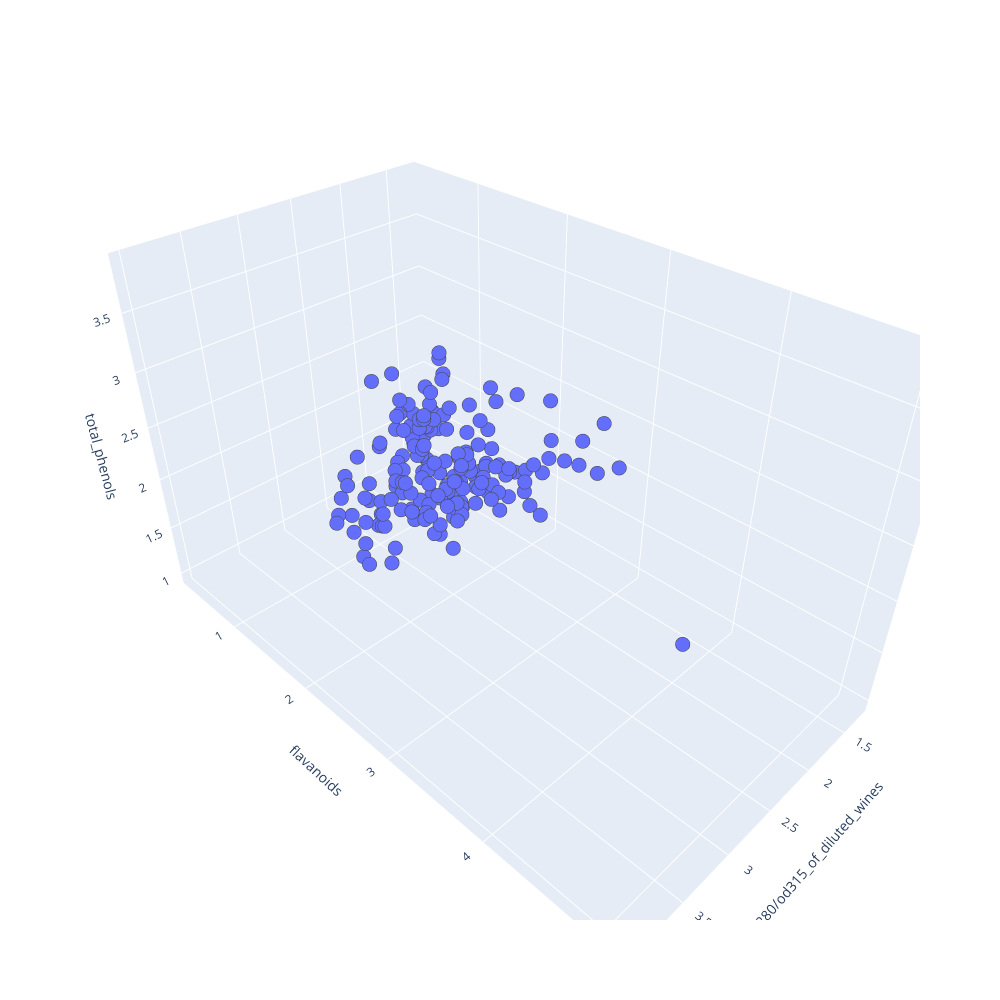

Here is the notebook cell this chart was saved with:
### Code cell
import plotly.express as px

fig = px.scatter_3d(df, x='od280/od315_of_diluted_wines', y='flavanoids', z='total_phenols', width=1000, height=1000)
fig.update_traces(marker=dict(size=5, line=dict(width=1)), selector=dict(mode='markers'))
fig.show()

### Figure 1 — Plotly figure (JSON) as saved in the notebook; plotly's stock layout.template omitted (floating-point values rounded to 4 significant figures; data arrays with more than 128 entries replaced by an {"elided": "..."} marker saying what was removed)
{"data": [{"hovertemplate": "od280/od315_of_diluted_wines=%{x}<br>flavanoids=%{y}<br>total_phenols=%{z}<extra></extra>", "legendgroup": "", "marker": {"color": "#636efa", "line": {"width": 1}, "size": 5, "symbol": "circle"}, "mode": "markers", "name": "", "scene": "scene", "showlegend": false, "type": "scatter3d", "x": {"elided": "178 float values"}, "y": {"elided": "178 float values"}, "z": {"elided": "178 float values"}}], "layout": {"height": 1000, "legend": {"tracegroupgap": 0}, "margin": {"t": 60}, "scene": {"domain": {"x": [0, 1], "y": [0, 1]}, "xaxis": {"title": {"text": "od280/od315_of_diluted_wines"}}, "yaxis": {"title": {"text": "flavanoids"}}, "zaxis": {"title": {"text": "total_phenols"}}}, "width": 1000}}
